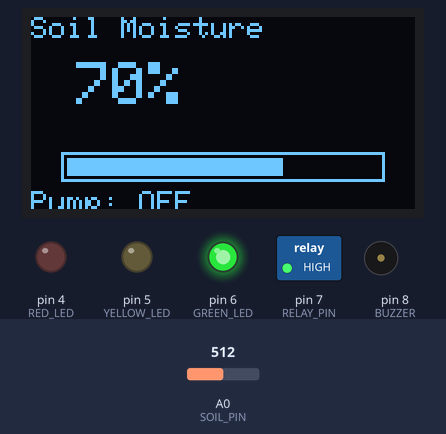
A sketch run on a simulated Arduino Uno, built with avr-gcc and run on an emulated ATmega328P. Parts: 128×64 one-colour display, switched loads named in the sketch (green lamp = pin HIGH), output pins drawn as LEDs (lit = HIGH), buzzer (waves = sounding). The test bench sets the inputs (shaded band); at power-on: A0 (SOIL_PIN) = 512.

Above: at 3.2 s.
3.3 s: A0 (SOIL_PIN) set to 526
At 4.9 s:
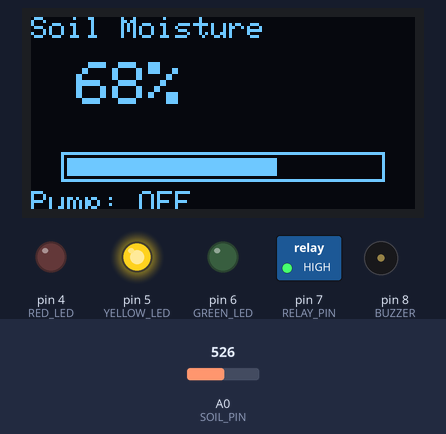
5.6 s: A0 (SOIL_PIN) set to 727
At 7.4 s:
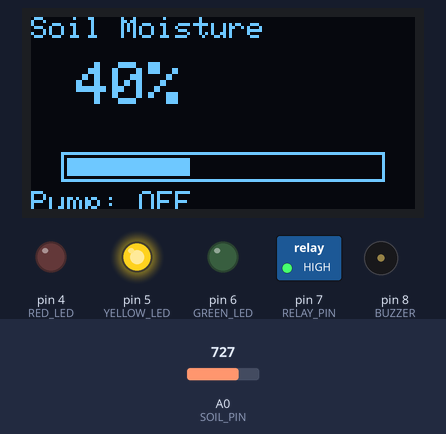
7.7 s: A0 (SOIL_PIN) set to 749
At 9.0 s:
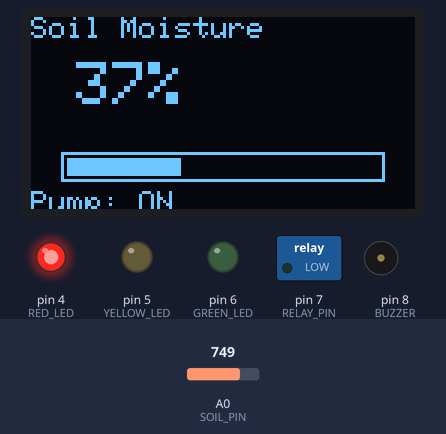
10.0 s: A0 (SOIL_PIN) set to 716
At 11.5 s:
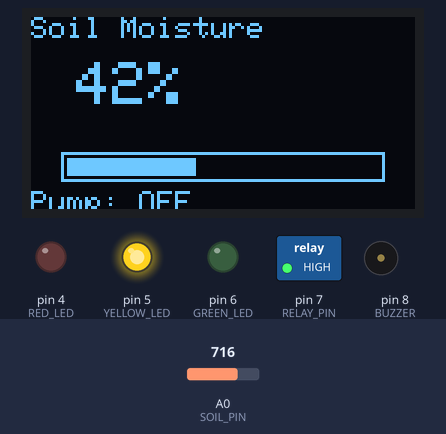
Timing chart, 0 to 13.0 s (numbered marks = the images above; inputs shaded):
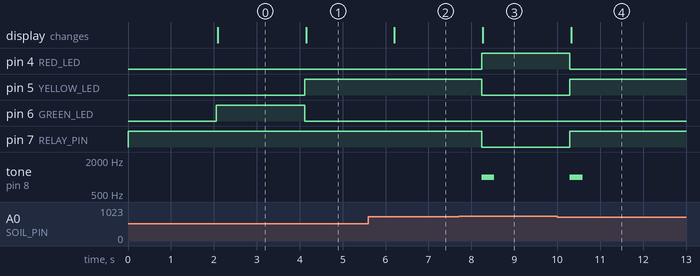

The sketch:

Smart_Soil_Irrigation_System.ino
```cpp
#include <Wire.h>
#include <Adafruit_GFX.h>
#include <Adafruit_SSD1306.h>

#define SCREEN_WIDTH 128
#define SCREEN_HEIGHT 64

Adafruit_SSD1306 display(SCREEN_WIDTH, SCREEN_HEIGHT, &Wire, -1);

// Pins
#define SOIL_PIN A0
#define RELAY_PIN 7
#define RED_LED 4
#define YELLOW_LED 5
#define GREEN_LED 6
#define BUZZER 8

// Calibration Values
#define DRY_VALUE 1023
#define WET_VALUE 300

bool pumpState = false;

void setup() {

  pinMode(RELAY_PIN, OUTPUT);
  pinMode(RED_LED, OUTPUT);
  pinMode(YELLOW_LED, OUTPUT);
  pinMode(GREEN_LED, OUTPUT);
  pinMode(BUZZER, OUTPUT);

  digitalWrite(RELAY_PIN, HIGH); // Relay OFF

  Serial.begin(9600);

  if (!display.begin(SSD1306_SWITCHCAPVCC, 0x3C)) {
    while (true);
  }

  display.clearDisplay();

  // Splash Screen
  display.setTextSize(2);
  display.setTextColor(WHITE);
  display.setCursor(5, 20);
  display.println("SMART");
  display.println("IRRIGATION");
  display.display();

  delay(2000);
}

void loop() {

  int soilRaw = analogRead(SOIL_PIN);

  int moisture =
      map(soilRaw, DRY_VALUE, WET_VALUE, 0, 100);

  moisture = constrain(moisture, 0, 100);

  bool newPumpState = false;

  // Soil Dry
  if (moisture < 40) {

    digitalWrite(RED_LED, HIGH);
    digitalWrite(YELLOW_LED, LOW);
    digitalWrite(GREEN_LED, LOW);

    digitalWrite(RELAY_PIN, LOW); // Pump ON
    newPumpState = true;
  }

  // Medium
  else if (moisture < 70) {

    digitalWrite(RED_LED, LOW);
    digitalWrite(YELLOW_LED, HIGH);
    digitalWrite(GREEN_LED, LOW);

    digitalWrite(RELAY_PIN, HIGH);
  }

  // Wet
  else {

    digitalWrite(RED_LED, LOW);
    digitalWrite(YELLOW_LED, LOW);
    digitalWrite(GREEN_LED, HIGH);

    digitalWrite(RELAY_PIN, HIGH);
  }

  // Buzzer on state change
  if (newPumpState != pumpState) {

    tone(BUZZER, 1000, 300);
    pumpState = newPumpState;
  }

  // OLED Display
  display.clearDisplay();

  display.setTextSize(1);
  display.setCursor(0, 0);
  display.print("Soil Moisture");

  display.setTextSize(2);
  display.setCursor(15, 15);
  display.print(moisture);
  display.print("%");

  // Progress Bar
  display.drawRect(10, 45, 108, 10, WHITE);
  display.fillRect(12, 47,
                   map(moisture, 0, 100, 0, 104),
                   6, WHITE);

  display.setTextSize(1);
  display.setCursor(0, 58);

  if (pumpState)
    display.print("Pump: ON");
  else
    display.print("Pump: OFF");

  display.display();

  delay(1000);
}
```

Measured:
- the behaviour switches between 516 and 517 on A0 (SOIL_PIN) (found by bisection; images 0 and 1)
- the behaviour switches between 733 and 734 on A0 (SOIL_PIN) (found by bisection; images 2 and 3)
- after the input at 3.3 s, pin 5 (YELLOW_LED): LOW → HIGH after 0.82 s; pin 6 (GREEN_LED): HIGH → LOW after 0.82 s; the display: changes after 0.85 s (image 1)
- after the input at 5.6 s, the display: changes after 0.61 s (image 2)
- after the input at 7.7 s, pin 4 (RED_LED): LOW → HIGH after 0.54 s; pin 5 (YELLOW_LED), pin 7 (RELAY_PIN): HIGH → LOW after 0.54 s; tone on pin 8 (BUZZER): silent → 1000 Hz after 0.54 s, → silent 0.30 s later; the display: changes after 0.57 s (image 3)
- after the input at 10.0 s, pin 4 (RED_LED): HIGH → LOW after 0.30 s; pin 5 (YELLOW_LED), pin 7 (RELAY_PIN): LOW → HIGH after 0.30 s; tone on pin 8 (BUZZER): silent → 1000 Hz after 0.30 s, → silent 0.30 s later; the display: changes after 0.33 s (image 4)
